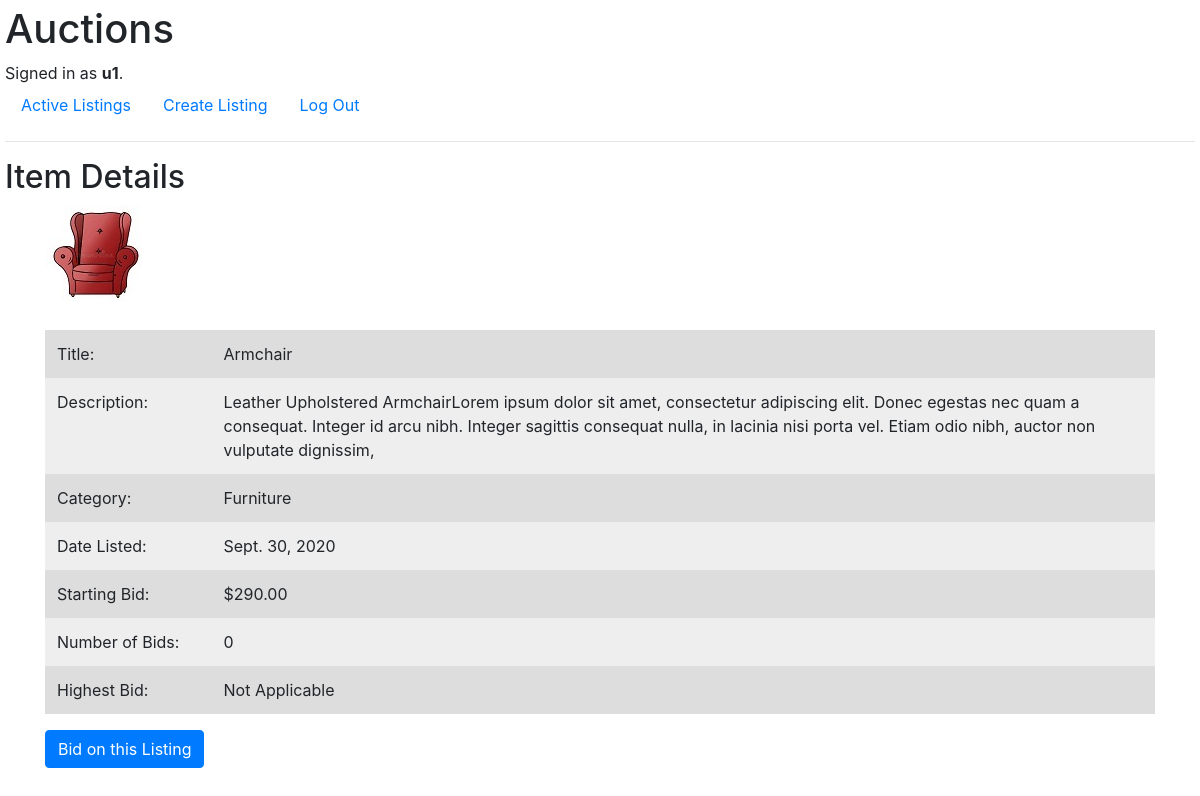
Screenshot of /1/ (signed in) with the database file from the repository.
### auctions/models.py (models this page shows, shortened)
class User(AbstractUser):
    pass

class Listing(models.Model):
    title = models.CharField(max_length=32)
    description = models.CharField(max_length=256)
    starting_bid = models.DecimalField(max_digits=7, decimal_places=2)
    category = models.CharField(max_length=32)
    date_listed = models.DateField(auto_now_add=True)
    active = models.BooleanField(default=True)
    user_id = models.ForeignKey(User, on_delete=models.CASCADE, related_name="sellers")
    image = models.URLField(max_length=256, blank=True)
    bid_count = models.IntegerField(default=0)
    max_bid = models.DecimalField(max_digits=7, decimal_places=2, default=0.00)

### auctions/views.py (the view)
# urls.py: path('<pk>/', views.ListingDetailView.as_view(), name="detail"),
class ListingDetailView(DetailView):
    model = Listing
    context_object_name = "listing"
    def get_context_data(self, **kwargs):
        context = super(ListingDetailView, self).get_context_data(**kwargs)
        context['bid_details'] = util.get_bid_details(self.kwargs['pk'])
        return context

### auctions/util.py (called while the page is built)
def get_bid_details(id):
    filtered_bids = Bid.objects.filter(title_id=id).exclude(active=False)
    bid_count = filtered_bids.count()
    max_bid = filtered_bids.aggregate(Max('bid_amount'))['bid_amount__max']
    bid_details = {"bid_count": bid_count,
                   "max_bid": max_bid,
                   }
    return bid_details

### auctions/templates/auctions/listing_detail.html
{% extends "auctions/layout.html" %}
{% block body %}
    <h2>Item Details</h2>
    {% if listing  and listing.active == True %}
        <div class="container">
            <div class="images">
                <img src="{{ listing.image }}" alt="image">
            </div>
            <br>
            <table class="table table-borderless">
                <col style="width:15%">
                <col style="width:85%">
                <tr>
                    <td>Title:</td>
                    <td class="text-left">{{ listing.title }}</td>
                </tr>
                <tr>
                    <td>Description:</td>
                    <td class="text-left">{{ listing.description }}</td>
                </tr>
                <tr>
                    <td>Category:</td>
                    <td class="text-left">{{ listing.category }}</td>
                </tr>
                <tr>
                    <td>Date Listed:</td>
                    <td class="text-left">{{ listing.date_listed }}</td>
                </tr>
                <tr>
                    <td>Starting Bid:</td>
                    <td class="text-left">${{ listing.starting_bid }}</td>
                </tr>
                <tr>
                    <td>Number of Bids:</td>
                    <td>{{ bid_details.bid_count }}</td>
                </tr>
                <tr>
                    <td>Highest Bid:</td>
                    <td>
                        {% if bid_details.max_bid == None %}
                            Not Applicable
                        {% else %}
                            {{ bid_details.max_bid }}
                        {% endif %}
                    </td>
                </tr>
            </table>
             {% if user == listing.user_id %}
                <strong>This item is one of your listings</strong>
                <br>
                <div class="container">
                <br>
                <a class='btn btn-warning' href="{% url 'update' listing.pk %}">
                    Update this Listing</a>
                <a class='btn btn-danger' href="{% url 'close' listing.pk %}">
                    Close this listing</a>
                </div>
             {% elif user.is_authenticated %}
                 <a class="btn btn-primary" href="{% url 'bid' pk=listing.pk %}">
                     Bid on this Listing</a>
            {% endif %}
        </div>
    {% else %}
        <strong>Item details not found OR the Listing is not active</strong>
    {% endif %}
{% endblock %}

### auctions/templates/auctions/layout.html (shortened to what this page needs)
{% load static %}
<!DOCTYPE html>
<html lang="en">
    <head>
        <link rel="stylesheet" href="https://stackpath.bootstrapcdn.com/bootstrap/4.4.1/css/bootstrap.min.css">
        <link href="{% static 'auctions/styles.css' %}" rel="stylesheet">
    </head>
    <body>
        <h1>Auctions</h1>
        <div>
            {% if user.is_authenticated %}
                Signed in as <strong>{{ user.username }}</strong>.
            {% else %}
                Not signed in.
            {% endif %}
        </div>
        <ul class="nav">
            <li class="nav-item">
                <a class="nav-link" href="{% url 'index' %}">Active Listings</a>
            </li>
            {% if user.is_authenticated %}
                <li class="nav-item">
                    <a class="nav-link" href="{% url 'create' %}">Create Listing</a>
                </li>
                <li class="nav-item">
                    <a class="nav-link" href="{% url 'logout' %}">Log Out</a>
                </li>
            {% endif %}
        </ul>
        <hr>
        {% block body %}
        {% endblock %}
    </body>
</html>

### auctions/static/auctions/styles.css (style rules this page uses)
body { padding: 5px; }
table { width: 75%; border-collapse: collapse; padding: 5px; }
th, td { padding: 5px; text-align: left; }
tr:nth-child(even) { background: #eee; }
tr:nth-child(odd) { background: #ddd; }
.images { display: flex; flex-wrap: wrap; }
.images img { padding: 1px; size: 50px; border: 1px; }

### rows the page displays
User: username "u1"
Listing: image (picture), title "Armchair", description "Leather Upholstered ArmchairLorem ipsum dolor sit amet, consectetur adipiscing elit. Donec egestas nec quam a consequat. Integer id arcu nibh. Integer sagittis consequat nulla, in lacinia nisi porta vel. Etiam odio nibh, auctor non vulputate dignissim,", category "Furniture", date_listed "Sept. 30, 2020", starting_bid "290.00"

### other values shown
{{ bid_details.bid_count }} "0"
